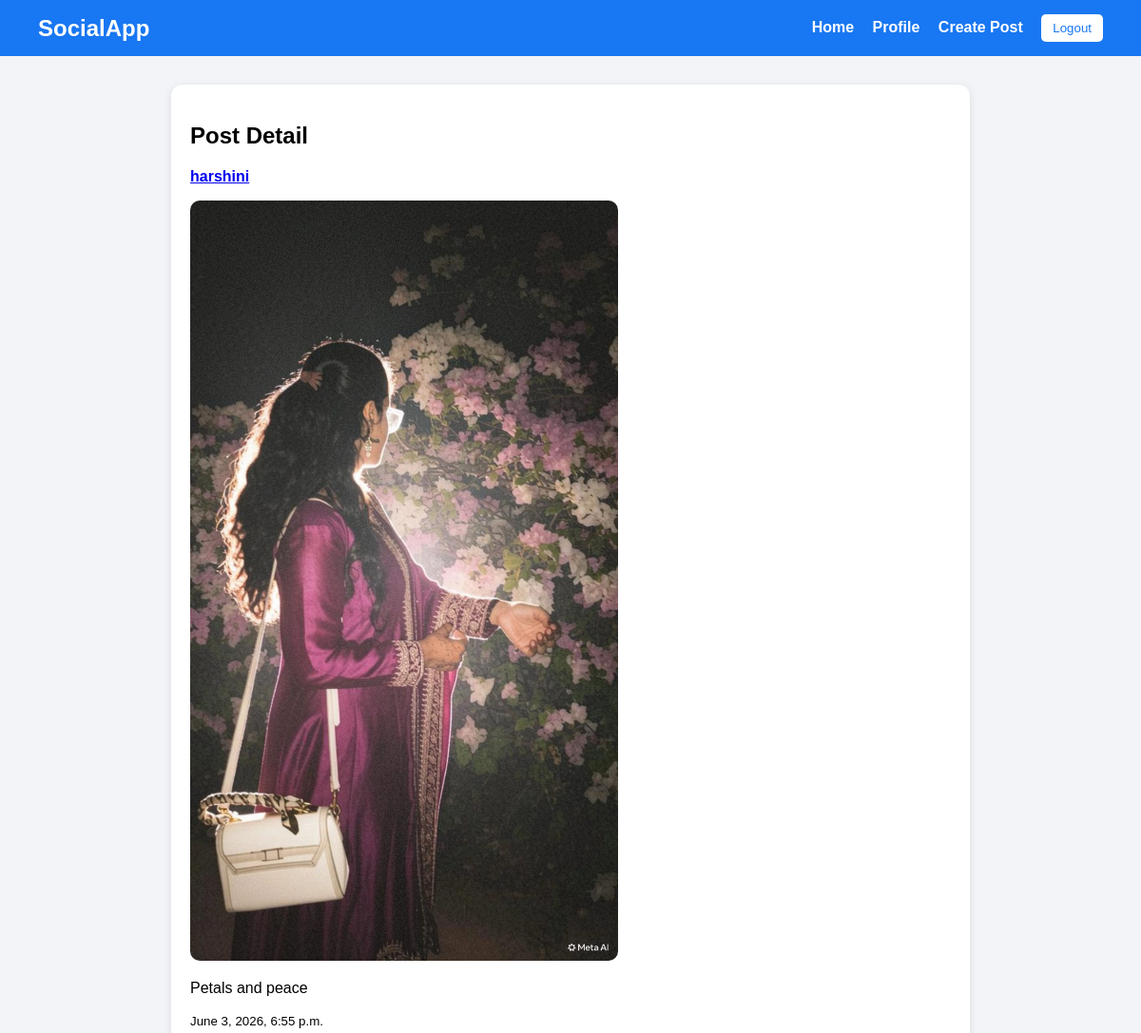
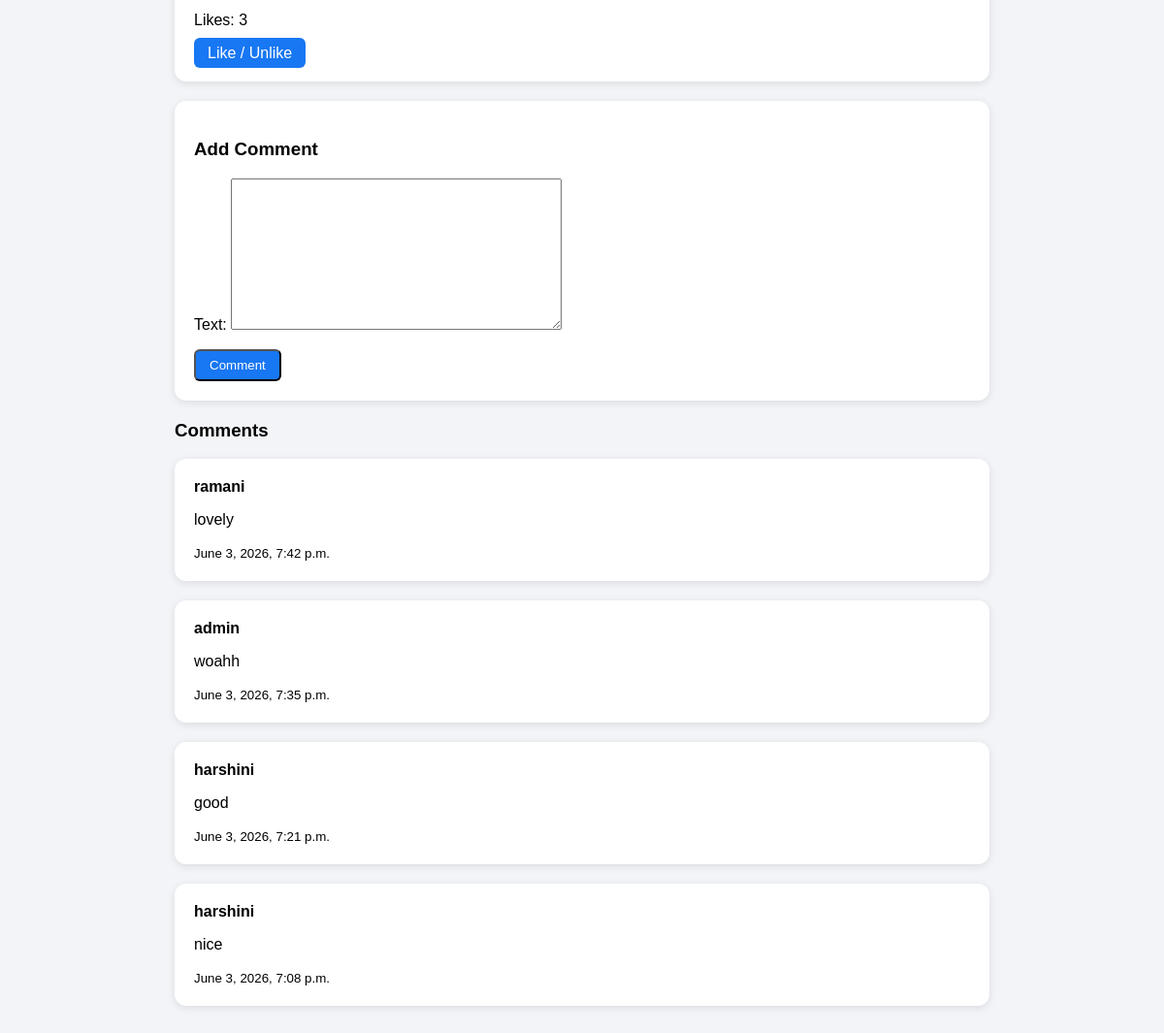
Page /post/1/ (signed in) on the committed database (2 pictures, top to bottom).
### social/models.py (models this page shows, shortened)
class Post(models.Model):
    user = models.ForeignKey(User, on_delete=models.CASCADE)
    image = models.ImageField(upload_to='post_images/', blank=True, null=True)
    caption = models.TextField()
    created_at = models.DateTimeField(auto_now_add=True)
    def total_likes(self):
        return self.likes.count()

class Comment(models.Model):
    post = models.ForeignKey(Post, related_name='comments', on_delete=models.CASCADE)
    user = models.ForeignKey(User, on_delete=models.CASCADE)
    text = models.TextField()
    created_at = models.DateTimeField(auto_now_add=True)

### social/views.py (the view)
# urls.py: path('post/<int:post_id>/', views.post_detail, name='post_detail'),
@login_required
def post_detail(request, post_id):
    post = get_object_or_404(Post, id=post_id)
    comments = post.comments.all().order_by('-created_at')
    if request.method == 'POST':
        form = CommentForm(request.POST)
        if form.is_valid():
            comment = form.save(commit=False)
            comment.user = request.user
            comment.post = post
            comment.save()
            return redirect('post_detail', post_id=post.id)
    else:
        form = CommentForm()
    return render(request, 'social/post_detail.html', {
        'post': post,
        'comments': comments,
        'form': form
    })

### social/forms.py
class CommentForm(forms.ModelForm):
    class Meta:
        model = Comment
        fields = ['text']

### templates/social/post_detail.html (shortened to what this page needs)
{% extends 'social/base.html' %}
{% block content %}
<div class="card">
    <h2>Post Detail</h2>
    <p>
        <strong>
            <a href="{% url 'profile' post.user.username %}">
                {{ post.user.username }}
            </a>
        </strong>
    </p>
    {% if post.image %}
        <img class="post-img" src="{{ post.image.url }}">
    {% endif %}
    <p>{{ post.caption }}</p>
    <small>{{ post.created_at }}</small>
    <p>Likes: {{ post.total_likes }}</p>
    <a class="btn" href="{% url 'like_post' post.id %}">
        Like / Unlike
    </a>
</div>
<div class="card">
    <h3>Add Comment</h3>
    <form method="POST">
        {{ form.as_p }}
        <button class="btn" type="submit">Comment</button>
    </form>
</div>
<h3>Comments</h3>
{% for comment in comments %}
    <div class="card">
        <strong>{{ comment.user.username }}</strong>
        <p>{{ comment.text }}</p>
        <small>{{ comment.created_at }}</small>
    </div>
{% empty %}
    <p>No comments yet.</p>
{% endfor %}
{% endblock %}

### static/css/style.css (style rules this page uses)
body { font-family: Arial, sans-serif; background: #f2f4f7; margin: 0; }
.card { background: white; padding: 20px; margin-bottom: 20px; border-radius: 12px; box-shadow: 0 2px 8px rgba(0,0,0,0.1); }
.post-img { width: 100%; max-width: 450px; border-radius: 10px; }
.btn { background: #1877f2; color: white; padding: 7px 14px; border-radius: 6px; text-decoration: none; }

### rows in the picture
Post: user.username "harshini", image (picture), caption "Petals and peace", created_at "June 3, 2026, 6:55 p.m.", total_likes "3"
Comment: user.username "ramani", text "lovely", created_at "June 3, 2026, 7:42 p.m."
Comment: user.username "admin", text "woahh", created_at "June 3, 2026, 7:35 p.m."
Comment: user.username "harshini", text "good", created_at "June 3, 2026, 7:21 p.m."
Comment: user.username "harshini", text "nice", created_at "June 3, 2026, 7:08 p.m."
